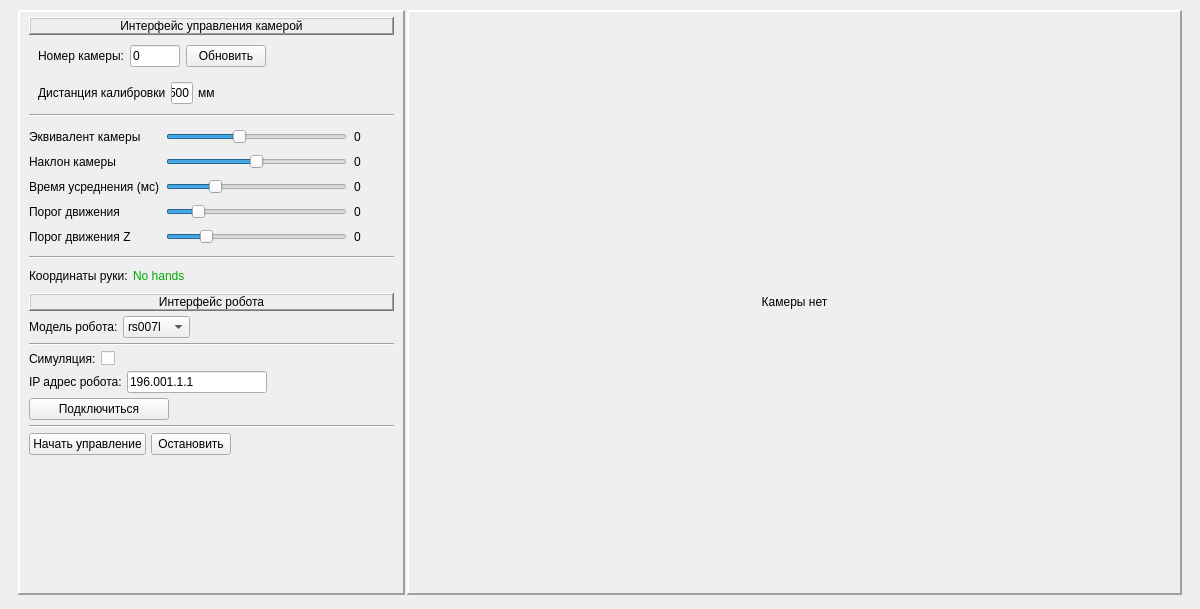
<?xml version="1.0" encoding="UTF-8"?>
<ui version="4.0">
 <class>MainWindow</class>
 <widget class="QMainWindow" name="MainWindow">
  <property name="enabled">
   <bool>true</bool>
  </property>
  <property name="geometry">
   <rect>
    <x>0</x>
    <y>0</y>
    <width>1200</width>
    <height>609</height>
   </rect>
  </property>
  <property name="windowTitle">
   <string>HandTracker</string>
  </property>
  <widget class="QWidget" name="centralwidget">
   <layout class="QGridLayout" name="gridLayout_6">
    <item row="0" column="0">
     <widget class="QFrame" name="verticalFrame">
      <property name="frameShape">
       <enum>QFrame::NoFrame</enum>
      </property>
      <property name="frameShadow">
       <enum>QFrame::Raised</enum>
      </property>
      <property name="lineWidth">
       <number>2</number>
      </property>
      <layout class="QVBoxLayout" name="verticalLayout_4" stretch="10">
       <property name="spacing">
        <number>2</number>
       </property>
       <property name="topMargin">
        <number>1</number>
       </property>
       <property name="bottomMargin">
        <number>5</number>
       </property>
       <item>
        <layout class="QHBoxLayout" name="horizontalLayout_5" stretch="1,2">
         <item>
          <widget class="QFrame" name="frame">
           <property name="frameShape">
            <enum>QFrame::Panel</enum>
           </property>
           <property name="frameShadow">
            <enum>QFrame::Raised</enum>
           </property>
           <property name="lineWidth">
            <number>2</number>
           </property>
           <layout class="QVBoxLayout" name="verticalLayout">
            <property name="spacing">
             <number>5</number>
            </property>
            <property name="topMargin">
             <number>5</number>
            </property>
            <property name="bottomMargin">
             <number>5</number>
            </property>
            <item>
             <widget class="QLabel" name="label_10">
              <property name="sizePolicy">
               <sizepolicy hsizetype="Preferred" vsizetype="Maximum">
                <horstretch>0</horstretch>
                <verstretch>0</verstretch>
               </sizepolicy>
              </property>
              <property name="styleSheet">
               <string notr="true">font: 75 12pt &quot;Calibri&quot;;</string>
              </property>
              <property name="frameShape">
               <enum>QFrame::WinPanel</enum>
              </property>
              <property name="frameShadow">
               <enum>QFrame::Raised</enum>
              </property>
              <property name="lineWidth">
               <number>1</number>
              </property>
              <property name="text">
               <string>Интерфейс управления камерой</string>
              </property>
              <property name="alignment">
               <set>Qt::AlignCenter</set>
              </property>
              <property name="margin">
               <number>2</number>
              </property>
             </widget>
            </item>
            <item>
             <widget class="QFrame" name="frame">
              <property name="sizePolicy">
               <sizepolicy hsizetype="Preferred" vsizetype="Maximum">
                <horstretch>0</horstretch>
                <verstretch>0</verstretch>
               </sizepolicy>
              </property>
              <layout class="QGridLayout" name="gridLayout_3">
               <property name="topMargin">
                <number>5</number>
               </property>
               <property name="bottomMargin">
                <number>5</number>
               </property>
               <item row="0" column="2">
                <widget class="QPushButton" name="Start_cam">
                 <property name="sizePolicy">
                  <sizepolicy hsizetype="Minimum" vsizetype="Fixed">
                   <horstretch>0</horstretch>
                   <verstretch>0</verstretch>
                  </sizepolicy>
                 </property>
                 <property name="text">
                  <string>Обновить</string>
                 </property>
                </widget>
               </item>
               <item row="0" column="0">
                <widget class="QLabel" name="label">
                 <property name="sizePolicy">
                  <sizepolicy hsizetype="Maximum" vsizetype="Preferred">
                   <horstretch>0</horstretch>
                   <verstretch>0</verstretch>
                  </sizepolicy>
                 </property>
                 <property name="text">
                  <string>Номер камеры:</string>
                 </property>
                 <property name="alignment">
                  <set>Qt::AlignLeading|Qt::AlignLeft|Qt::AlignVCenter</set>
                 </property>
                </widget>
               </item>
               <item row="0" column="1">
                <widget class="QLineEdit" name="NumCamEditLine">
                 <property name="sizePolicy">
                  <sizepolicy hsizetype="Fixed" vsizetype="Fixed">
                   <horstretch>100</horstretch>
                   <verstretch>0</verstretch>
                  </sizepolicy>
                 </property>
                 <property name="minimumSize">
                  <size>
                   <width>0</width>
                   <height>0</height>
                  </size>
                 </property>
                 <property name="maximumSize">
                  <size>
                   <width>50</width>
                   <height>16777215</height>
                  </size>
                 </property>
                 <property name="baseSize">
                  <size>
                   <width>0</width>
                   <height>0</height>
                  </size>
                 </property>
                 <property name="text">
                  <string>0</string>
                 </property>
                </widget>
               </item>
               <item row="0" column="3">
                <widget class="QLabel" name="label_2">
                 <property name="sizePolicy">
                  <sizepolicy hsizetype="MinimumExpanding" vsizetype="Preferred">
                   <horstretch>0</horstretch>
                   <verstretch>0</verstretch>
                  </sizepolicy>
                 </property>
                 <property name="text">
                  <string/>
                 </property>
                </widget>
               </item>
              </layout>
             </widget>
            </item>
            <item>
             <widget class="QFrame" name="horizontalFrame_2">
              <property name="sizePolicy">
               <sizepolicy hsizetype="Preferred" vsizetype="Maximum">
                <horstretch>0</horstretch>
                <verstretch>0</verstretch>
               </sizepolicy>
              </property>
              <layout class="QHBoxLayout" name="horizontalLayout_2" stretch="1,1,1,10">
               <property name="spacing">
                <number>5</number>
               </property>
               <property name="topMargin">
                <number>5</number>
               </property>
               <property name="bottomMargin">
                <number>5</number>
               </property>
               <item>
                <widget class="QLabel" name="lab_2">
                 <property name="sizePolicy">
                  <sizepolicy hsizetype="Minimum" vsizetype="Preferred">
                   <horstretch>0</horstretch>
                   <verstretch>0</verstretch>
                  </sizepolicy>
                 </property>
                 <property name="text">
                  <string>Дистанция калибровки</string>
                 </property>
                </widget>
               </item>
               <item>
                <widget class="QLineEdit" name="CalibDist">
                 <property name="sizePolicy">
                  <sizepolicy hsizetype="Maximum" vsizetype="Fixed">
                   <horstretch>0</horstretch>
                   <verstretch>0</verstretch>
                  </sizepolicy>
                 </property>
                 <property name="maximumSize">
                  <size>
                   <width>50</width>
                   <height>16777215</height>
                  </size>
                 </property>
                 <property name="text">
                  <string>500</string>
                 </property>
                </widget>
               </item>
               <item>
                <widget class="QLabel" name="label_3">
                 <property name="text">
                  <string>мм</string>
                 </property>
                 <property name="margin">
                  <number>3</number>
                 </property>
                </widget>
               </item>
               <item>
                <widget class="QLabel" name="label_4">
                 <property name="sizePolicy">
                  <sizepolicy hsizetype="MinimumExpanding" vsizetype="Preferred">
                   <horstretch>0</horstretch>
                   <verstretch>0</verstretch>
                  </sizepolicy>
                 </property>
                 <property name="text">
                  <string/>
                 </property>
                </widget>
               </item>
              </layout>
             </widget>
            </item>
            <item>
             <widget class="Line" name="line">
              <property name="orientation">
               <enum>Qt::Horizontal</enum>
              </property>
             </widget>
            </item>
            <item>
             <layout class="QGridLayout" name="gridLayout_4" columnstretch="1,10,2">
              <property name="topMargin">
               <number>7</number>
              </property>
              <property name="bottomMargin">
               <number>7</number>
              </property>
              <property name="horizontalSpacing">
               <number>7</number>
              </property>
              <property name="verticalSpacing">
               <number>10</number>
              </property>
              <item row="2" column="1">
               <widget class="QSlider" name="TimeApprox">
                <property name="maximum">
                 <number>2000</number>
                </property>
                <property name="pageStep">
                 <number>1</number>
                </property>
                <property name="value">
                 <number>500</number>
                </property>
                <property name="orientation">
                 <enum>Qt::Horizontal</enum>
                </property>
               </widget>
              </item>
              <item row="0" column="1">
               <widget class="QSlider" name="CalibCam">
                <property name="maximum">
                 <number>200</number>
                </property>
                <property name="pageStep">
                 <number>1</number>
                </property>
                <property name="value">
                 <number>80</number>
                </property>
                <property name="orientation">
                 <enum>Qt::Horizontal</enum>
                </property>
               </widget>
              </item>
              <item row="2" column="2">
               <widget class="QLabel" name="Lab_TimeApprox">
                <property name="sizePolicy">
                 <sizepolicy hsizetype="Fixed" vsizetype="Preferred">
                  <horstretch>0</horstretch>
                  <verstretch>0</verstretch>
                 </sizepolicy>
                </property>
                <property name="text">
                 <string>0</string>
                </property>
                <property name="margin">
                 <number>3</number>
                </property>
               </widget>
              </item>
              <item row="3" column="1">
               <widget class="QSlider" name="FixedParam">
                <property name="maximum">
                 <number>20</number>
                </property>
                <property name="pageStep">
                 <number>1</number>
                </property>
                <property name="value">
                 <number>3</number>
                </property>
                <property name="orientation">
                 <enum>Qt::Horizontal</enum>
                </property>
               </widget>
              </item>
              <item row="4" column="0">
               <widget class="QLabel" name="label_8">
                <property name="text">
                 <string>Порог движения Z</string>
                </property>
               </widget>
              </item>
              <item row="1" column="2">
               <widget class="QLabel" name="Lab_CamAngle">
                <property name="sizePolicy">
                 <sizepolicy hsizetype="Fixed" vsizetype="Preferred">
                  <horstretch>0</horstretch>
                  <verstretch>0</verstretch>
                 </sizepolicy>
                </property>
                <property name="text">
                 <string>0</string>
                </property>
                <property name="margin">
                 <number>3</number>
                </property>
               </widget>
              </item>
              <item row="3" column="2">
               <widget class="QLabel" name="Lab_FixedParam">
                <property name="sizePolicy">
                 <sizepolicy hsizetype="Fixed" vsizetype="Preferred">
                  <horstretch>0</horstretch>
                  <verstretch>0</verstretch>
                 </sizepolicy>
                </property>
                <property name="text">
                 <string>0</string>
                </property>
                <property name="margin">
                 <number>3</number>
                </property>
               </widget>
              </item>
              <item row="1" column="0">
               <widget class="QLabel" name="label_5">
                <property name="text">
                 <string>Наклон камеры</string>
                </property>
               </widget>
              </item>
              <item row="2" column="0">
               <widget class="QLabel" name="label_6">
                <property name="text">
                 <string>Время усреднения (мс)</string>
                </property>
               </widget>
              </item>
              <item row="4" column="2">
               <widget class="QLabel" name="Lab_FixedParam_Z">
                <property name="sizePolicy">
                 <sizepolicy hsizetype="Fixed" vsizetype="Preferred">
                  <horstretch>0</horstretch>
                  <verstretch>0</verstretch>
                 </sizepolicy>
                </property>
                <property name="text">
                 <string>0</string>
                </property>
                <property name="margin">
                 <number>3</number>
                </property>
               </widget>
              </item>
              <item row="3" column="0">
               <widget class="QLabel" name="label_7">
                <property name="text">
                 <string>Порог движения</string>
                </property>
               </widget>
              </item>
              <item row="1" column="1">
               <widget class="QSlider" name="CamAngle">
                <property name="maximum">
                 <number>180</number>
                </property>
                <property name="pageStep">
                 <number>1</number>
                </property>
                <property name="value">
                 <number>90</number>
                </property>
                <property name="orientation">
                 <enum>Qt::Horizontal</enum>
                </property>
               </widget>
              </item>
              <item row="0" column="2">
               <widget class="QLabel" name="Lab_CalibCam">
                <property name="sizePolicy">
                 <sizepolicy hsizetype="Fixed" vsizetype="Preferred">
                  <horstretch>0</horstretch>
                  <verstretch>0</verstretch>
                 </sizepolicy>
                </property>
                <property name="minimumSize">
                 <size>
                  <width>40</width>
                  <height>0</height>
                 </size>
                </property>
                <property name="text">
                 <string extracomment="3324243">0</string>
                </property>
                <property name="margin">
                 <number>3</number>
                </property>
               </widget>
              </item>
              <item row="0" column="0">
               <widget class="QLabel" name="lab">
                <property name="text">
                 <string>Эквивалент камеры</string>
                </property>
               </widget>
              </item>
              <item row="4" column="1">
               <widget class="QSlider" name="FixedParam_Z">
                <property name="maximum">
                 <number>20</number>
                </property>
                <property name="pageStep">
                 <number>1</number>
                </property>
                <property name="value">
                 <number>4</number>
                </property>
                <property name="orientation">
                 <enum>Qt::Horizontal</enum>
                </property>
               </widget>
              </item>
             </layout>
            </item>
            <item>
             <widget class="Line" name="line_2">
              <property name="orientation">
               <enum>Qt::Horizontal</enum>
              </property>
             </widget>
            </item>
            <item>
             <layout class="QHBoxLayout" name="horizontalLayout_3">
              <property name="topMargin">
               <number>5</number>
              </property>
              <property name="bottomMargin">
               <number>5</number>
              </property>
              <item>
               <widget class="QLabel" name="label_11">
                <property name="text">
                 <string>Координаты руки:</string>
                </property>
               </widget>
              </item>
              <item>
               <widget class="QLabel" name="Hand_Coords">
                <property name="styleSheet">
                 <string notr="true">font: 75 14pt &quot;Calibri&quot;;
color: rgb(0, 170, 0);</string>
                </property>
                <property name="text">
                 <string>No hands</string>
                </property>
               </widget>
              </item>
              <item>
               <widget class="QLabel" name="label_13">
                <property name="sizePolicy">
                 <sizepolicy hsizetype="Expanding" vsizetype="Preferred">
                  <horstretch>0</horstretch>
                  <verstretch>0</verstretch>
                 </sizepolicy>
                </property>
                <property name="text">
                 <string/>
                </property>
               </widget>
              </item>
             </layout>
            </item>
            <item>
             <widget class="QLabel" name="label_9">
              <property name="sizePolicy">
               <sizepolicy hsizetype="Preferred" vsizetype="Maximum">
                <horstretch>0</horstretch>
                <verstretch>0</verstretch>
               </sizepolicy>
              </property>
              <property name="styleSheet">
               <string notr="true">font: 75 12pt &quot;Calibri&quot;;</string>
              </property>
              <property name="frameShape">
               <enum>QFrame::WinPanel</enum>
              </property>
              <property name="frameShadow">
               <enum>QFrame::Raised</enum>
              </property>
              <property name="text">
               <string>Интерфейс робота</string>
              </property>
              <property name="alignment">
               <set>Qt::AlignCenter</set>
              </property>
              <property name="margin">
               <number>2</number>
              </property>
             </widget>
            </item>
            <item>
             <layout class="QHBoxLayout" name="horizontalLayout_7">
              <item>
               <widget class="QLabel" name="label_15">
                <property name="text">
                 <string>Модель робота:</string>
                </property>
                <property name="margin">
                 <number>5</number>
                </property>
               </widget>
              </item>
              <item>
               <widget class="QComboBox" name="ModelRobot">
                <item>
                 <property name="text">
                  <string>rs007l</string>
                 </property>
                </item>
                <item>
                 <property name="text">
                  <string>rs007n</string>
                 </property>
                </item>
                <item>
                 <property name="text">
                  <string>rs013n</string>
                 </property>
                </item>
                <item>
                 <property name="text">
                  <string>rs020n</string>
                 </property>
                </item>
                <item>
                 <property name="text">
                  <string>rs025n</string>
                 </property>
                </item>
                <item>
                 <property name="text">
                  <string>rs080n</string>
                 </property>
                </item>
               </widget>
              </item>
              <item>
               <widget class="QLabel" name="label_16">
                <property name="sizePolicy">
                 <sizepolicy hsizetype="Expanding" vsizetype="Preferred">
                  <horstretch>0</horstretch>
                  <verstretch>0</verstretch>
                 </sizepolicy>
                </property>
                <property name="text">
                 <string/>
                </property>
               </widget>
              </item>
             </layout>
            </item>
            <item>
             <widget class="Line" name="line_3">
              <property name="orientation">
               <enum>Qt::Horizontal</enum>
              </property>
             </widget>
            </item>
            <item>
             <layout class="QHBoxLayout" name="horizontalLayout_8">
              <item>
               <widget class="QLabel" name="label_17">
                <property name="text">
                 <string>Симуляция:</string>
                </property>
                <property name="margin">
                 <number>5</number>
                </property>
               </widget>
              </item>
              <item>
               <widget class="QCheckBox" name="SimulationCheckBox">
                <property name="sizePolicy">
                 <sizepolicy hsizetype="Expanding" vsizetype="Fixed">
                  <horstretch>0</horstretch>
                  <verstretch>0</verstretch>
                 </sizepolicy>
                </property>
                <property name="text">
                 <string/>
                </property>
                <property name="tristate">
                 <bool>false</bool>
                </property>
               </widget>
              </item>
             </layout>
            </item>
            <item>
             <layout class="QHBoxLayout" name="horizontalLayout_4">
              <item>
               <widget class="QLabel" name="label_12">
                <property name="text">
                 <string>IP адрес робота:</string>
                </property>
                <property name="margin">
                 <number>5</number>
                </property>
               </widget>
              </item>
              <item>
               <widget class="QLineEdit" name="IpLineEdit">
                <property name="minimumSize">
                 <size>
                  <width>140</width>
                  <height>0</height>
                 </size>
                </property>
                <property name="maximumSize">
                 <size>
                  <width>140</width>
                  <height>16777215</height>
                 </size>
                </property>
                <property name="font">
                 <font>
                  <stylestrategy>PreferDefault</stylestrategy>
                 </font>
                </property>
                <property name="inputMethodHints">
                 <set>Qt::ImhNone</set>
                </property>
                <property name="text">
                 <string>196.001.1.1</string>
                </property>
               </widget>
              </item>
              <item>
               <widget class="QLabel" name="label_14">
                <property name="sizePolicy">
                 <sizepolicy hsizetype="Expanding" vsizetype="Preferred">
                  <horstretch>0</horstretch>
                  <verstretch>0</verstretch>
                 </sizepolicy>
                </property>
                <property name="text">
                 <string/>
                </property>
               </widget>
              </item>
             </layout>
            </item>
            <item>
             <layout class="QHBoxLayout" name="horizontalLayout_10">
              <item>
               <widget class="QPushButton" name="ConnectBut">
                <property name="minimumSize">
                 <size>
                  <width>140</width>
                  <height>0</height>
                 </size>
                </property>
                <property name="text">
                 <string>Подключиться</string>
                </property>
               </widget>
              </item>
              <item>
               <widget class="QLabel" name="label_21">
                <property name="sizePolicy">
                 <sizepolicy hsizetype="MinimumExpanding" vsizetype="Preferred">
                  <horstretch>0</horstretch>
                  <verstretch>0</verstretch>
                 </sizepolicy>
                </property>
                <property name="text">
                 <string/>
                </property>
               </widget>
              </item>
             </layout>
            </item>
            <item>
             <widget class="Line" name="line_4">
              <property name="orientation">
               <enum>Qt::Horizontal</enum>
              </property>
             </widget>
            </item>
            <item>
             <layout class="QHBoxLayout" name="horizontalLayout_9">
              <item>
               <widget class="QPushButton" name="StartRobotBut">
                <property name="text">
                 <string>Начать управление</string>
                </property>
               </widget>
              </item>
              <item>
               <widget class="QPushButton" name="PauseRobotBut">
                <property name="text">
                 <string>Остановить</string>
                </property>
               </widget>
              </item>
              <item>
               <widget class="QLabel" name="label_19">
                <property name="sizePolicy">
                 <sizepolicy hsizetype="MinimumExpanding" vsizetype="Preferred">
                  <horstretch>0</horstretch>
                  <verstretch>0</verstretch>
                 </sizepolicy>
                </property>
                <property name="text">
                 <string/>
                </property>
               </widget>
              </item>
             </layout>
            </item>
            <item>
             <widget class="QFrame" name="horizontalFrame">
              <property name="sizePolicy">
               <sizepolicy hsizetype="Preferred" vsizetype="Expanding">
                <horstretch>0</horstretch>
                <verstretch>0</verstretch>
               </sizepolicy>
              </property>
              <layout class="QHBoxLayout" name="horizontalLayout">
               <property name="spacing">
                <number>0</number>
               </property>
               <property name="leftMargin">
                <number>0</number>
               </property>
               <property name="topMargin">
                <number>0</number>
               </property>
               <property name="rightMargin">
                <number>0</number>
               </property>
               <property name="bottomMargin">
                <number>0</number>
               </property>
              </layout>
             </widget>
            </item>
           </layout>
          </widget>
         </item>
         <item>
          <widget class="QLabel" name="Lab_Cam">
           <property name="sizePolicy">
            <sizepolicy hsizetype="Ignored" vsizetype="Ignored">
             <horstretch>0</horstretch>
             <verstretch>0</verstretch>
            </sizepolicy>
           </property>
           <property name="minimumSize">
            <size>
             <width>0</width>
             <height>0</height>
            </size>
           </property>
           <property name="palette">
            <palette>
             <active>
              <colorrole role="Base">
               <brush brushstyle="SolidPattern">
                <color alpha="255">
                 <red>255</red>
                 <green>255</green>
                 <blue>255</blue>
                </color>
               </brush>
              </colorrole>
             </active>
             <inactive>
              <colorrole role="Base">
               <brush brushstyle="SolidPattern">
                <color alpha="255">
                 <red>255</red>
                 <green>255</green>
                 <blue>255</blue>
                </color>
               </brush>
              </colorrole>
             </inactive>
             <disabled>
              <colorrole role="Base">
               <brush brushstyle="SolidPattern">
                <color alpha="255">
                 <red>240</red>
                 <green>240</green>
                 <blue>240</blue>
                </color>
               </brush>
              </colorrole>
             </disabled>
            </palette>
           </property>
           <property name="whatsThis">
            <string/>
           </property>
           <property name="autoFillBackground">
            <bool>false</bool>
           </property>
           <property name="styleSheet">
            <string notr="true">font: 75 14pt &quot;Calibri&quot;</string>
           </property>
           <property name="inputMethodHints">
            <set>Qt::ImhNone</set>
           </property>
           <property name="frameShape">
            <enum>QFrame::Panel</enum>
           </property>
           <property name="frameShadow">
            <enum>QFrame::Raised</enum>
           </property>
           <property name="lineWidth">
            <number>2</number>
           </property>
           <property name="text">
            <string>&lt;html&gt;&lt;head/&gt;&lt;body&gt;&lt;p&gt;Камеры нет&lt;/p&gt;&lt;/body&gt;&lt;/html&gt;</string>
           </property>
           <property name="alignment">
            <set>Qt::AlignCenter</set>
           </property>
           <property name="margin">
            <number>10</number>
           </property>
          </widget>
         </item>
        </layout>
       </item>
      </layout>
     </widget>
    </item>
   </layout>
  </widget>
 </widget>
 <resources/>
 <connections>
  <connection>
   <sender>SimulationCheckBox</sender>
   <signal>stateChanged(int)</signal>
   <receiver>IpLineEdit</receiver>
   <slot>clear()</slot>
   <hints>
    <hint type="sourcelabel">
     <x>256</x>
     <y>456</y>
    </hint>
    <hint type="destinationlabel">
     <x>222</x>
     <y>489</y>
    </hint>
   </hints>
  </connection>
 </connections>
</ui>
